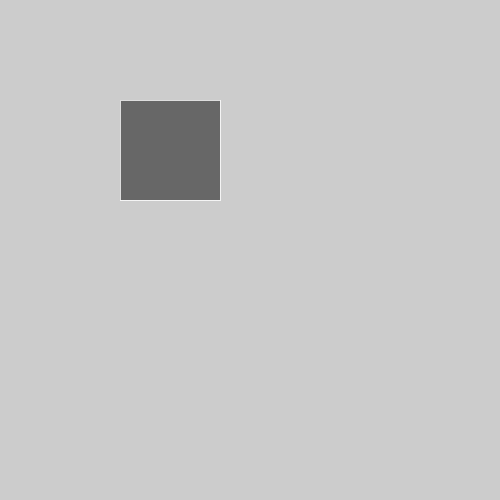
Frame 1 (no input)
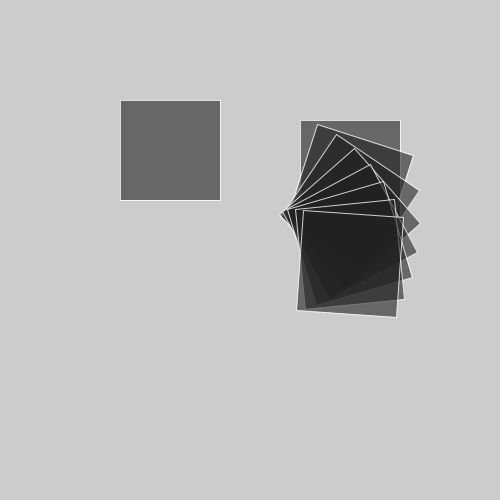
Frame 60 (the mouse pressed at the canvas centre just before this capture)
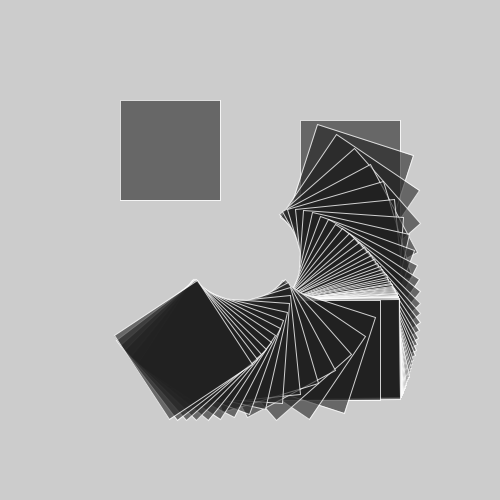
Frame 120 (the mouse held since frame 60 and released just before this capture)

The Processing sketch that drew these frames (run headless with seeded random() and noise(); from frame 60 on, the mouse is pressed at the canvas centre):

// Processing sketch: processing_131966
// ── processing_131966.pde

PVector[] points = new PVector[4];
float x, y, destx, desty, r, startx, starty, rval, d;
int i=0;

void setup() {
  size(500, 500);
  fill(255, 0, 0);
  noStroke();  
  int edge = 150;
  rectMode(CENTER);

  points[0] = new PVector(edge, edge);
  points[1] = new PVector(width-edge, edge);
  points[2] = new PVector(width-edge, height-edge);
  points[3] = new PVector(edge, height-edge);

  x = points[0].x;
  y = points[0].y;

  destx = points[1].x;
  desty = points[1].y;

  startx = x;
  starty = y;

  //d = 2;
}
void draw() {
  //background(255);
  stroke(255, 200);
  fill(#202020, 150);
  float sz = width/5;
  float v = 0;

  x = lerp(x, destx, 0.1);
  y = lerp(y, desty, 0.1);

  d = dist(x, y, destx, desty);
  if (d < 1) {
    d = 2;
    i++;
    x = destx;
    y = desty;
    //if (i==2) noLoop();
    destx = points[i%4].x;
    desty = points[i%4].y;
    startx = x;
    starty = y;
  }
  if (i%2==0) {
    rval = radians(map(y, starty, desty, 0, 180));
  }
  else {
    rval = radians(map(x, startx, destx, 0, 180));
  }
  pushMatrix();
  translate(x, y);
  rotate(r);
  rect(0, 0, sz, sz);
  popMatrix();
  r = rval;
}

void keyPressed() {
  save(random(2323)+".png");
}
